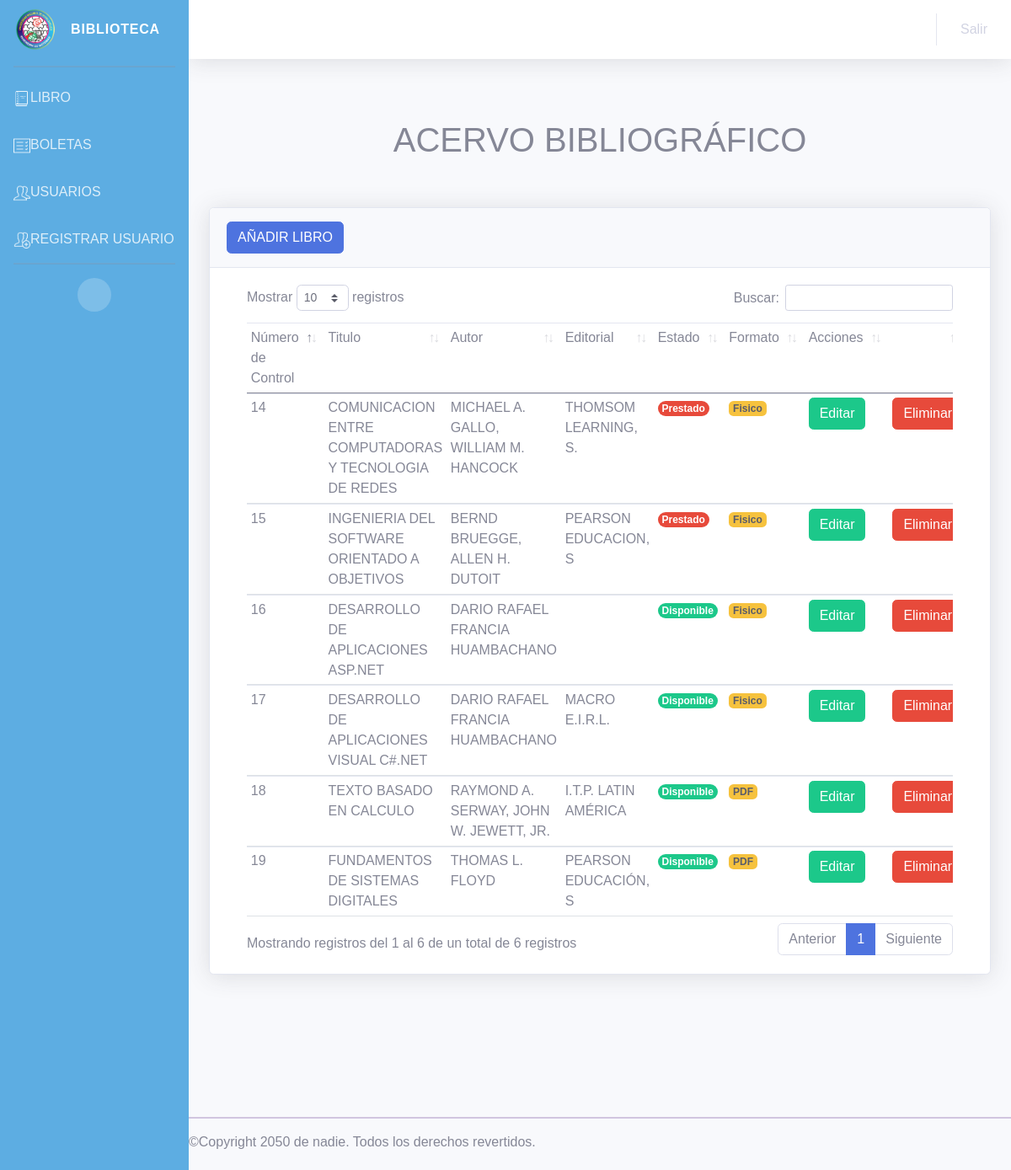
Screenshot of /acervo.php with the database file from the repository.
### tables this page shows
CREATE TABLE `libro` (
  `n_control` int(20) NOT NULL,
  `dewey` varchar(20) NOT NULL,
  `titulo` varchar(100) NOT NULL,
  `autor` varchar(100) NOT NULL,
  `fecha_edicion` date NOT NULL,
  `editorial` varchar(20) NOT NULL,
  `cantidad` int(25) NOT NULL,
  `fecha_adquisicion` date NOT NULL,
  `imagen` longblob NOT NULL,
  `estado` varchar(11) NOT NULL,
  `genero` varchar(20) NOT NULL,
  `formato` varchar(10) NOT NULL,
  `PDF` text NOT NULL,
  `Acciones` varchar(30) NOT NULL
);

### acervo.php (the view, shortened to what this page needs)
<?php
include 'conexion.php';
?>
<?php include('menu_administrador.php');?>
<link rel="stylesheet" type="text/css" href="Styles/estilos_pdf.css">
<div class="container">
    <form action="" method="post" enctype="multipart/form-data">
        <div class="container text-center"><br>
        </div>
    </form>
</div>
</div>
</div>
</div>
<br>
<div class="container-fluid">
    <div id="main-containe">
        <center>
            <h1>ACERVO BIBLIOGRÁFICO</h1>
        </center>
        <br><?php echo isset($alert) ? $alert : ""; ?><br>
        <div class="card shadow mb-4">
            <div class="card-header py-3">
                <button type="button" class="btn btn-primary" data-bs-toggle="modal" data-bs-target="#exampleModal"
                    data-bs-whatever="@mdo">AÑADIR LIBRO </button>
            </div>
            <div class="container">
                <div class="card-body">
                    <div class="table-responsive">
                        <table id="example" class="table table-sm" style="width:100%">
                            <thead>
                                <tr>
                                    <td>Número de Control</td>
                                    <td>Titulo</td>
                                    <td>Autor</td>
                                    <td>Editorial</td>
                                    <td>Estado</td>
                                    <td>Formato</td>
                                    <td>Acciones</td>
                                    <td></td>
                                </tr>
                            </thead>
                            <?php
								$sql="SELECT * from libro";
								$result=mysqli_query($conexion,$sql);
								while($mostrar=mysqli_fetch_array($result)){
									 if ($mostrar['cantidad'] == 1) {
											$estado = '<span class="badge rounded-pill bg-success">Disponible </span>';
										} else {
											$estado = '<span class="badge rounded-pill bg-danger">Prestado</span>';
										}
										 ?>
                            <tr>
                                <td><?php echo $mostrar['n_control'] ?></td>
                                <td><?php echo $mostrar['titulo'] ?></td>
                                <td><?php echo $mostrar['autor'] ?></td>
                                <td><?php echo $mostrar['editorial'] ?></td>
                                <td><?php echo $estado; ?></td>
                                <td><span class="badge bg-warning text-dark"><?php echo $mostrar['formato'] ?></span>
                                </td>
                                <td><a href="ed_libro.php?n_control= <?php echo $mostrar['n_control'];?>"
                                        class="btn btn-success">Editar</a></td>
                                <td><a href="eliminar_libro.php?n_control=<?php echo $mostrar['n_control']; ?>"
                                        class="btn btn-danger">
                                        Eliminar</td>
                            </tr>
                            <?php
									}
									 ?>
                        </table>
                    </div>
                </div>
            </div>
        </div>
    </div>
    <br><br>
</div>
<?php include('includes/footer.php');?>

### Styles/estilos_pdf.css (style rules this page uses)
body { font-family:"Raleway",sans-serif; background:#f8f8f8; }

### rows the page displays
libro: n_control "14", titulo "COMUNICACION ENTRE COMPUTADORAS Y TECNOLOGIA DE REDES", autor "MICHAEL A. GALLO, WILLIAM M. HANCOCK", editorial "THOMSOM LEARNING, S.", cantidad "Prestado", formato "Fisico"
libro: n_control "15", titulo "INGENIERIA DEL SOFTWARE ORIENTADO A OBJETIVOS", autor "BERND BRUEGGE, ALLEN H. DUTOIT", editorial "PEARSON EDUCACION, S", cantidad "Prestado", formato "Fisico"
libro: n_control "16", titulo "DESARROLLO DE APLICACIONES ASP.NET", autor "DARIO RAFAEL FRANCIA HUAMBACHANO", cantidad "Disponible", formato "Fisico"
libro: n_control "17", titulo "DESARROLLO DE APLICACIONES VISUAL C#.NET", autor "DARIO RAFAEL FRANCIA HUAMBACHANO", editorial "MACRO E.I.R.L.", cantidad "Disponible", formato "Fisico"
libro: n_control "18", titulo "TEXTO BASADO EN CALCULO", autor "RAYMOND A. SERWAY, JOHN W. JEWETT, JR.", editorial "I.T.P. LATIN AMÉRICA", cantidad "Disponible", formato "PDF"
libro: n_control "19", titulo "FUNDAMENTOS DE SISTEMAS DIGITALES", autor "THOMAS L. FLOYD", editorial "PEARSON EDUCACIÓN, S", cantidad "Disponible", formato "PDF"
